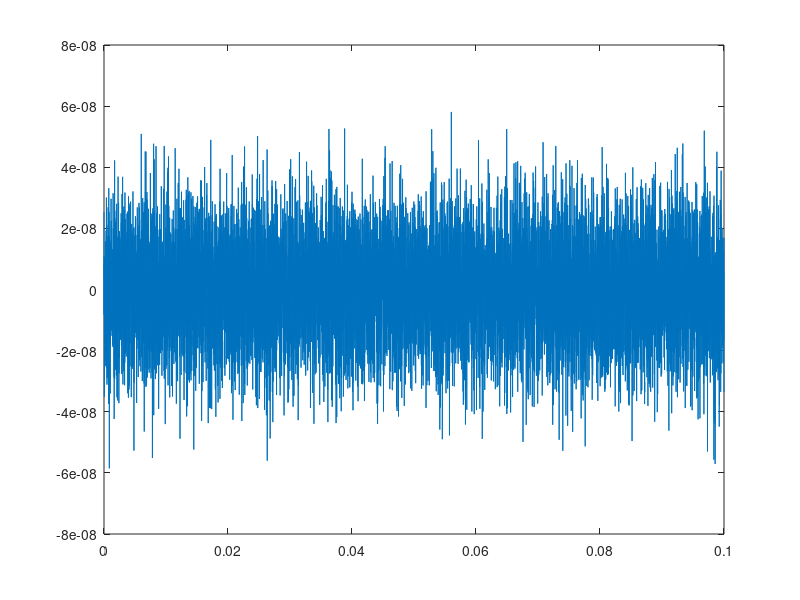

The MATLAB script that drew this image: (Note: this script raises an error after producing the figure.)
% Tutorial 3.2: Statistical properties of simulated spike trains. 
% Written by Clark Xu, 2/28/2023

% parameters
E_l = -0.070;
V_th = -0.050;
V_reset = -0.080;
del_th = 0.002;
G_l = 10e-9;
C_m = 100e-12;
a = 2e-9;
b = 0e-9;
tau_SRA = 0.150;
sigma = 50e-12;


% time vector
dt = 1e-5;
tmax = 0.1;
tvec = 0:dt:tmax;
Nt = length(tvec);
Iapp = normrnd(0,sigma/sqrt(dt),1,Nt);

% Set up vectors for membrane potential V for simulation, I_SRA, and spike 
% which records the time that the neuron fires
V = zeros(1, Nt);       % Membrane Potential
V(:,1)=E_l;             % initialize membrane potential
I_SRA = zeros(size(V));   % spike-rate adaptation current
spikes = zeros(size(V));
noise_vec = randn(size(V))*sigma*sqrt(dt);

%% simulation starts here.
for i = 2:Nt-1
    
    dI_SRA = (a*(V(1,i-1)-E_l)-I_SRA(1,i-1))*dt/tau_SRA;
    I_SRA(1,i) = I_SRA(1,i-1)+dI_SRA;

    dV = (G_l*(E_l-V(1,i-1)+del_th*exp((V(1,i-1)-V_th)/del_th))- ...
        I_SRA(1,i)+Iapp(1,i))*dt/C_m;
    V(1,i) = V(1,i-1)+dV+noise_vec(i);
            
    % spike occurs
    if V(1,i)>V_th
        V(1,i)=V_reset;             % reset membrane potential      
        I_SRA(1,i)=I_SRA(1,i)+b;    % increment I_SRA  
        spikes(1,i) = 1;            % record spike time
    end    
end

spike_index = find(spikes);
ISI = zeros(1, length(spike_index)-1);
for i = 1:length(ISI)
    ISI(i) = spike_index(i+1)-spike_index(i);
end

plot(tvec, Iapp)
disp(spike_index)

histogram(ISI,25)
cv = std(ISI)/mean(ISI);
disp(cv)
